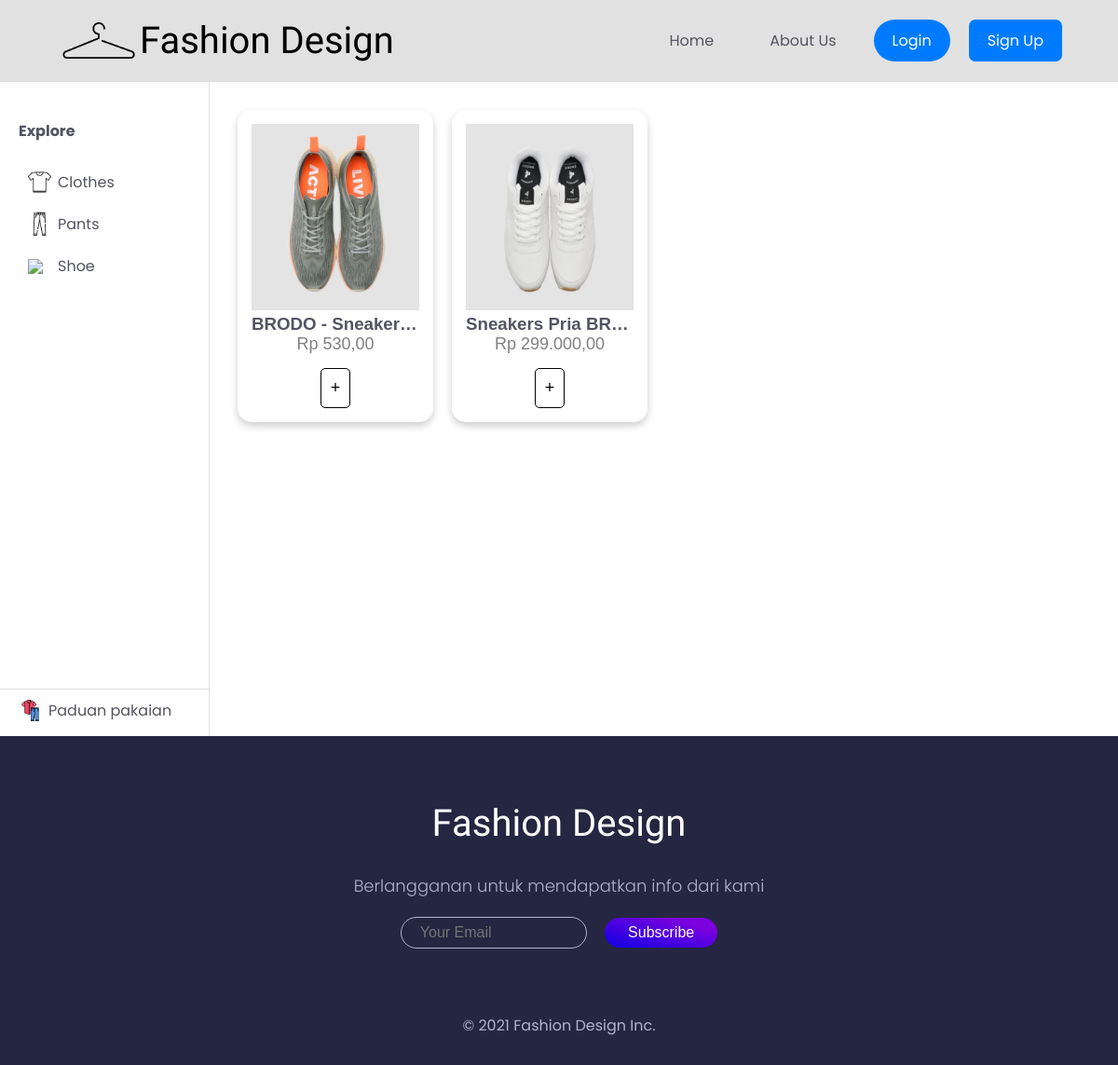
The page /pages/katalog/shoes.php on the database its author committed.
### tables this page shows
CREATE TABLE `sepatu_man` (
  `id_sepatu` int(11) NOT NULL AUTO_INCREMENT,
  `nama` varchar(100) NOT NULL,
  `harga` int(11) NOT NULL,
  `gambar` varchar(255) NOT NULL,
  `link` varchar(255) NOT NULL,
  PRIMARY KEY (`id_sepatu`)
);

### app/config/Database.php (called while the page is built, shortened)
<?php
class Database
{
	private $host = DB_HOST;
	private $user = DB_USER;
	private $pass = DB_PASS;
	private $dbnm = DB_NAME;
	private $dbh;
	private $stmt;
	public function __construct()
	{
		$dsn = 'mysql:host=' . $this->host . ';dbname=' . $this->dbnm;
		$option = [
			PDO::ATTR_PERSISTENT => true,
			PDO::ATTR_ERRMODE => PDO::ERRMODE_EXCEPTION
		];
		try {
			$this->dbh = new PDO($dsn, $this->user, $this->pass, $option);
		} catch (PDOException $e) {
			die($e->getMessage());
		}
	}
	public function query($query)
	{
		$this->stmt = $this->dbh->prepare($query);
	}
	public function execute()
	{
		$this->stmt->execute();
	}
	public function resultSet()
	{
		$this->execute();
		return $this->stmt->fetchAll(PDO::FETCH_ASSOC);
	}
}

### app/models/ShoesMan.php (called while the page is built, shortened)
<?php
$root = realpath($_SERVER["DOCUMENT_ROOT"]);
require_once "$root/app/config/Database.php";
class ShoesMan
{
    private $table = 'sepatu_man';
    private $db;
    public function __construct()
    {
        $this->db = new Database;
    }
    public function getAllSepatu()
    {
        $this->db->query("SELECT *, id_sepatu as id FROM " . $this->table . " ");
        return $this->db->resultSet();
    }
}

### pages/katalog/shoes.php (the view, shortened to what this page needs)
<?php
$data['title'] = "Katalog";
$data['css'] =
    array(
        "sidebar",
        "paduan-pakaian",
        "katalog"
    );
$data['script'] =
    array("data", "dom", "scriptMix");
$data['mix_page'] = 'shoes';
$data['dataname'] = 'sepatu';
$root = realpath($_SERVER["DOCUMENT_ROOT"]);
require_once "$root/app/views/templates/header.php";
require_once "$root/app/views/templates/sidebar.php";
require_once "$root/app/models/ShoesMan.php";
$items = new ShoesMan();
$data['items'] = $items->getAllSepatu();
?>
<div class="item-container">
    <?php
    foreach ($data['items'] as $e) {
    ?>
        <div class="item card">
            <img src="<?= base_url; ?>/uploads/<?= $e['gambar'] ?>" alt="">
            <h3><?= $e['nama'] ?></h3>
            <p class="price">Rp <?= number_format($e['harga'], 2, ',', '.') ?></p>
            <p> <button data-id="<?= $e['id'] ?>" data-item="<?= $data['mix_page'] ?>" class="btn-add ">+</button>
            </p>
        </div>
    <?php
    }
    ?>
</div>
<?php
require_once "$root/app/views/templates/footer.php";

### pages/catalog/assets/css/main.css (style rules this page uses)
* { margin: 0; padding: 0; }
:root { --blue: #00137a; --black: #535461; --bg1: #fafafa; --bg2: #fff; }
html { scroll-behavior: smooth; }
body { font-family: "Poppins", Arial, Helvetica, sans-serif; display: flex; flex-direction: column; align-items: stretch; justify-content: center; color: var(--black); }

### pages/katalog/shoes.php (style rules this page uses)
.item-container { display: flex; width: 100%; flex-wrap: wrap; gap: 20px; padding: 30px; }
.item { text-align: center; width: 210px; }
.item h3 { max-height: 50px; text-overflow: ellipsis; overflow: hidden; white-space: nowrap; }
.item img { width: 100%; }
.item button { padding: 10px; }

### rows shown on the page
sepatu_man: gambar (picture), nama "BRODO - Sneaker…", harga "530,00"
sepatu_man: gambar (picture), nama "Sneakers Pria BR…", harga "299.000,00"
